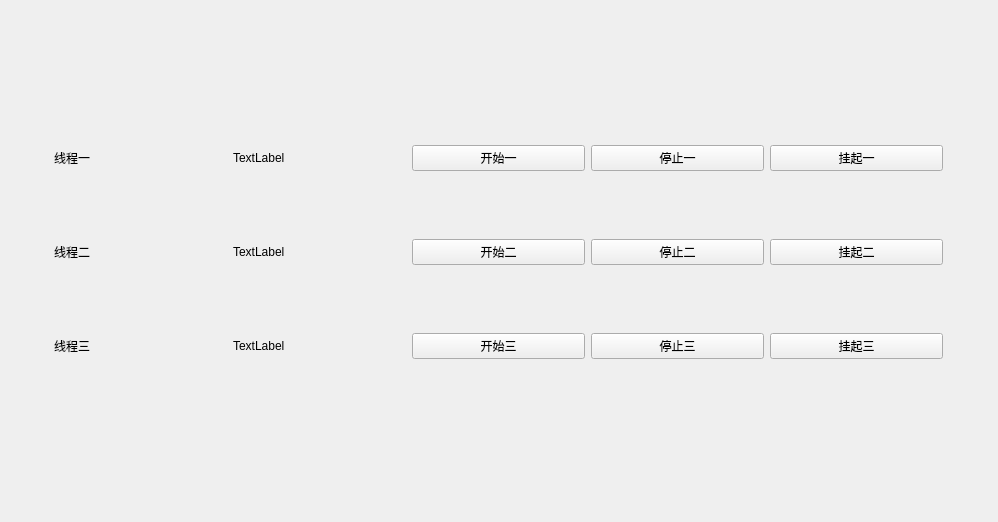
<?xml version="1.0" encoding="UTF-8"?>
<ui version="4.0">
 <class>QThreadDlg</class>
 <widget class="QWidget" name="QThreadDlg">
  <property name="geometry">
   <rect>
    <x>0</x>
    <y>0</y>
    <width>998</width>
    <height>522</height>
   </rect>
  </property>
  <property name="windowTitle">
   <string>多线程测试(模态)</string>
  </property>
  <widget class="QWidget" name="layoutWidget">
   <property name="geometry">
    <rect>
     <x>43</x>
     <y>72</y>
     <width>911</width>
     <height>361</height>
    </rect>
   </property>
   <layout class="QGridLayout" name="gridLayout">
    <item row="0" column="0">
     <widget class="QLabel" name="label11">
      <property name="text">
       <string>线程一</string>
      </property>
     </widget>
    </item>
    <item row="0" column="1">
     <widget class="QLabel" name="label12">
      <property name="text">
       <string>TextLabel</string>
      </property>
     </widget>
    </item>
    <item row="0" column="2">
     <widget class="QPushButton" name="pushButton11">
      <property name="text">
       <string>开始一</string>
      </property>
     </widget>
    </item>
    <item row="0" column="3">
     <widget class="QPushButton" name="pushButton12">
      <property name="text">
       <string>停止一</string>
      </property>
     </widget>
    </item>
    <item row="0" column="4">
     <widget class="QPushButton" name="pushButton13">
      <property name="text">
       <string>挂起一</string>
      </property>
     </widget>
    </item>
    <item row="1" column="0">
     <widget class="QLabel" name="label21">
      <property name="text">
       <string>线程二</string>
      </property>
     </widget>
    </item>
    <item row="1" column="1">
     <widget class="QLabel" name="label22">
      <property name="text">
       <string>TextLabel</string>
      </property>
     </widget>
    </item>
    <item row="1" column="2">
     <widget class="QPushButton" name="pushButton21">
      <property name="text">
       <string>开始二</string>
      </property>
     </widget>
    </item>
    <item row="1" column="3">
     <widget class="QPushButton" name="pushButton22">
      <property name="text">
       <string>停止二</string>
      </property>
     </widget>
    </item>
    <item row="1" column="4">
     <widget class="QPushButton" name="pushButton23">
      <property name="text">
       <string>挂起二</string>
      </property>
     </widget>
    </item>
    <item row="2" column="0">
     <widget class="QLabel" name="label31">
      <property name="text">
       <string>线程三</string>
      </property>
     </widget>
    </item>
    <item row="2" column="1">
     <widget class="QLabel" name="label32">
      <property name="text">
       <string>TextLabel</string>
      </property>
     </widget>
    </item>
    <item row="2" column="2">
     <widget class="QPushButton" name="pushButton31">
      <property name="text">
       <string>开始三</string>
      </property>
     </widget>
    </item>
    <item row="2" column="3">
     <widget class="QPushButton" name="pushButton32">
      <property name="text">
       <string>停止三</string>
      </property>
     </widget>
    </item>
    <item row="2" column="4">
     <widget class="QPushButton" name="pushButton33">
      <property name="text">
       <string>挂起三</string>
      </property>
     </widget>
    </item>
   </layout>
  </widget>
 </widget>
 <layoutdefault spacing="6" margin="11"/>
 <resources/>
 <connections/>
</ui>
